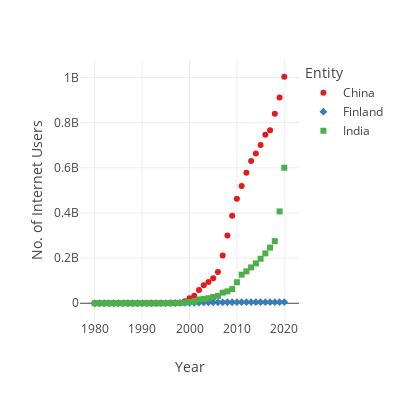

The cell this chart's notebook holds for it:
### Code cell
color=px.colors.qualitative.Set1
px.scatter(
    data_frame=df_country, x='Year', y='No. of Internet Users', 
    width=400, height=400, color='Entity', color_discrete_sequence=px.colors.qualitative.Set1, symbol='Entity'
)

### Figure 1 — Plotly figure (JSON) as saved in the notebook; plotly's stock layout.template omitted (floating-point values rounded to 4 significant figures)
{"data": [{"hovertemplate": "Entity=China<br>Year=%{x}<br>No. of Internet Users=%{y}<extra></extra>", "legendgroup": "China", "marker": {"color": "rgb(228,26,28)", "symbol": "circle"}, "mode": "markers", "name": "China", "orientation": "v", "showlegend": true, "type": "scatter", "x": [1980, 1981, 1982, 1983, 1984, 1985, 1986, 1987, 1988, 1989, 1990, 1991, 1992, 1993, 1994, 1995, 1996, 1997, 1998, 1999, 2000, 2001, 2002, 2003, 2004, 2005, 2006, 2007, 2008, 2009, 2010, 2011, 2012, 2013, 2014, 2015, 2016, 2017, 2018, 2019, 2020], "xaxis": "x", "y": [0, 0, 0, 0, 0, 0, 0, 0, 0, 0, 0, 0, 0, 2017, 14102, 60356, 160682, 400984, 2101421, 8890827, 22449303, 33595872, 58867578, 79910145, 94667627, 111218923, 138178103, 211442115, 300617785, 387007303, 462429626, 519767537, 578056810, 630253951, 663505855, 701038864, 745805312, 765779840, 838905119, 911554782, 1003218650], "yaxis": "y"}, {"hovertemplate": "Entity=Finland<br>Year=%{x}<br>No. of Internet Users=%{y}<extra></extra>", "legendgroup": "Finland", "marker": {"color": "rgb(55,126,184)", "symbol": "diamond"}, "mode": "markers", "name": "Finland", "orientation": "v", "showlegend": true, "type": "scatter", "x": [1980, 1981, 1982, 1983, 1984, 1985, 1986, 1987, 1988, 1989, 1990, 1991, 1992, 1993, 1994, 1995, 1996, 1997, 1998, 1999, 2000, 2001, 2002, 2003, 2004, 2005, 2006, 2007, 2008, 2009, 2010, 2011, 2012, 2013, 2014, 2015, 2016, 2017, 2018, 2019, 2020], "xaxis": "x", "y": [0, 0, 0, 0, 0, 0, 0, 0, 0, 0, 20000, 70066, 95139, 130134, 250104, 710019, 859931, 1000165, 1311708, 1668203, 1928058, 2236309, 3246727, 3608432, 3784653, 3907273, 4195094, 4272207, 4445687, 4403987, 4660153, 4779848, 4865982, 4977352, 4725802, 4735464, 4819506, 4817916, 4902695, 4947707, 5096511], "yaxis": "y"}, {"hovertemplate": "Entity=India<br>Year=%{x}<br>No. of Internet Users=%{y}<extra></extra>", "legendgroup": "India", "marker": {"color": "rgb(77,175,74)", "symbol": "square"}, "mode": "markers", "name": "India", "orientation": "v", "showlegend": true, "type": "scatter", "x": [1980, 1981, 1982, 1983, 1984, 1985, 1986, 1987, 1988, 1989, 1990, 1991, 1992, 1993, 1994, 1995, 1996, 1997, 1998, 1999, 2000, 2001, 2002, 2003, 2004, 2005, 2006, 2007, 2008, 2009, 2010, 2011, 2012, 2013, 2014, 2015, 2016, 2017, 2018, 2019, 2020], "xaxis": "x", "y": [0, 0, 0, 0, 0, 0, 0, 0, 0, 0, 0, 0, 1010, 2021, 10110, 252920, 455593, 709331, 1420073, 2842899, 5589912, 7122787, 16890688, 18845094, 22454138, 27573640, 32890943, 46992826, 52854988, 62650376, 93046022, 126642456, 141468081, 158809242, 176478273, 197107112, 220874988, 246463630, 274913663, 406634942, 600446441], "yaxis": "y"}], "layout": {"height": 400, "legend": {"title": {"text": "Entity"}, "tracegroupgap": 0}, "margin": {"t": 60}, "width": 400, "xaxis": {"anchor": "y", "domain": [0, 1], "title": {"text": "Year"}}, "yaxis": {"anchor": "x", "domain": [0, 1], "title": {"text": "No. of Internet Users"}}}}
